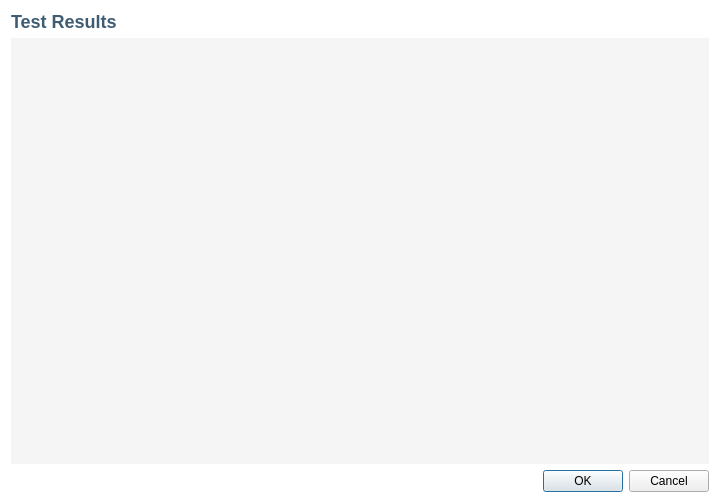
<?xml version="1.0" encoding="UTF-8"?>
<ui version="4.0">
 <class>Dialog</class>
 <widget class="QDialog" name="Dialog">
  <property name="geometry">
   <rect>
    <x>0</x>
    <y>0</y>
    <width>720</width>
    <height>503</height>
   </rect>
  </property>
  <property name="sizePolicy">
   <sizepolicy hsizetype="Expanding" vsizetype="Preferred">
    <horstretch>0</horstretch>
    <verstretch>0</verstretch>
   </sizepolicy>
  </property>
  <property name="windowTitle">
   <string>Dialog</string>
  </property>
  <property name="styleSheet">
   <string notr="true">#Dialog {
background-color: white;
}</string>
  </property>
  <layout class="QVBoxLayout" name="verticalLayout">
   <item>
    <widget class="QLabel" name="label">
     <property name="sizePolicy">
      <sizepolicy hsizetype="Preferred" vsizetype="Fixed">
       <horstretch>0</horstretch>
       <verstretch>0</verstretch>
      </sizepolicy>
     </property>
     <property name="styleSheet">
      <string notr="true">font-size: 18px;
color: #3f5c73;
font-weight: bold;</string>
     </property>
     <property name="text">
      <string>Test Results</string>
     </property>
    </widget>
   </item>
   <item>
    <widget class="QTableView" name="tableView">
     <property name="styleSheet">
      <string notr="true">background-color: #f5f5f5;</string>
     </property>
     <property name="frameShape">
      <enum>QFrame::NoFrame</enum>
     </property>
     <property name="frameShadow">
      <enum>QFrame::Plain</enum>
     </property>
     <property name="sizeAdjustPolicy">
      <enum>QAbstractScrollArea::AdjustToContents</enum>
     </property>
     <property name="alternatingRowColors">
      <bool>true</bool>
     </property>
     <property name="gridStyle">
      <enum>Qt::SolidLine</enum>
     </property>
    </widget>
   </item>
   <item>
    <widget class="QDialogButtonBox" name="buttonBox">
     <property name="orientation">
      <enum>Qt::Horizontal</enum>
     </property>
     <property name="standardButtons">
      <set>QDialogButtonBox::Cancel|QDialogButtonBox::Ok</set>
     </property>
    </widget>
   </item>
  </layout>
 </widget>
 <resources/>
 <connections>
  <connection>
   <sender>buttonBox</sender>
   <signal>accepted()</signal>
   <receiver>Dialog</receiver>
   <slot>accept()</slot>
   <hints>
    <hint type="sourcelabel">
     <x>248</x>
     <y>254</y>
    </hint>
    <hint type="destinationlabel">
     <x>157</x>
     <y>274</y>
    </hint>
   </hints>
  </connection>
  <connection>
   <sender>buttonBox</sender>
   <signal>rejected()</signal>
   <receiver>Dialog</receiver>
   <slot>reject()</slot>
   <hints>
    <hint type="sourcelabel">
     <x>316</x>
     <y>260</y>
    </hint>
    <hint type="destinationlabel">
     <x>286</x>
     <y>274</y>
    </hint>
   </hints>
  </connection>
 </connections>
</ui>
